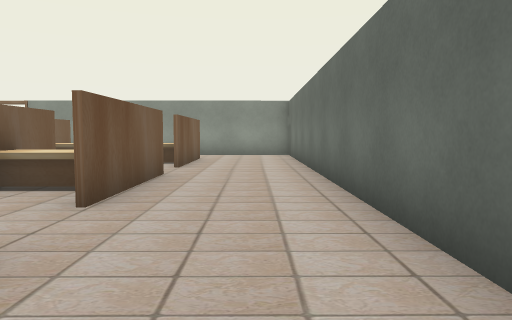
view 1 (above)

24 first-person views from a walk through a Unity game level. The camera is 1.5 m above the floor, tilts 4° down and sees 70° across. Doors are open. The floor is counted in squares, 2 m on a side. Each view is taken from the middle of a square. On the plan, view 1 faces up. The plan holds only what a view shows up to about 11 squares ahead; the rest is blank. The place goes on beyond the plan. The player character is not drawn. Some animated figures are not drawn. Some surface patterns are stand-ins.

view 2
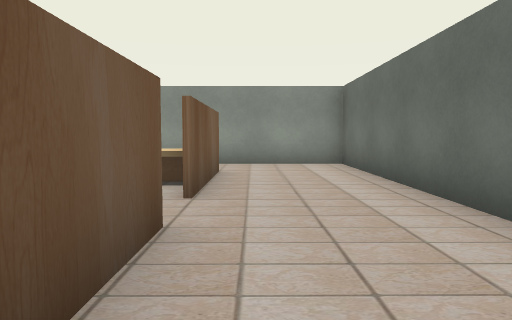

view 3
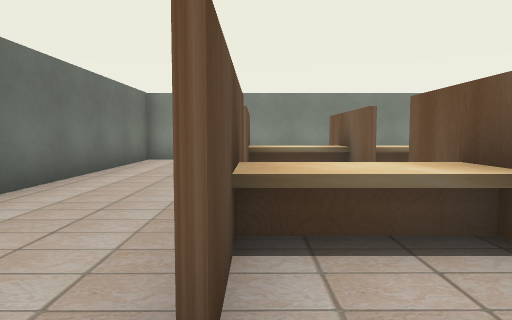

view 4
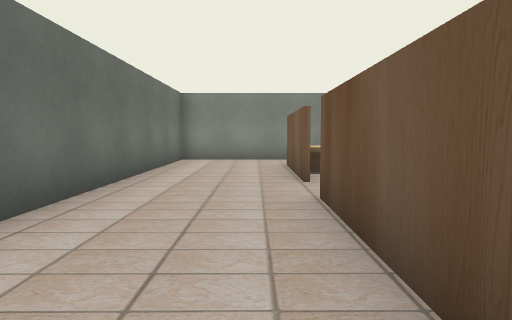

view 5
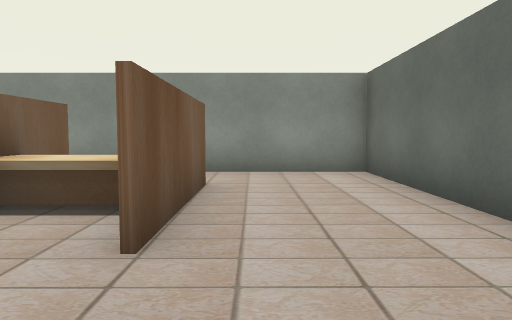

view 6
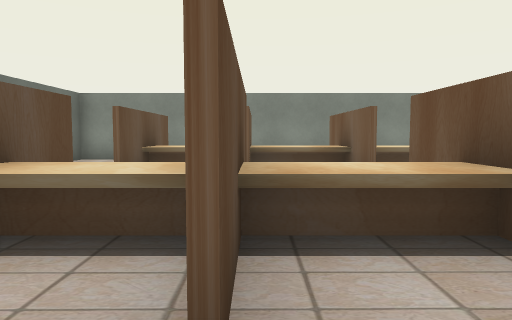

view 7
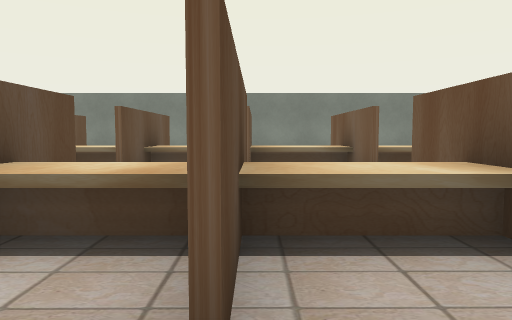

view 8
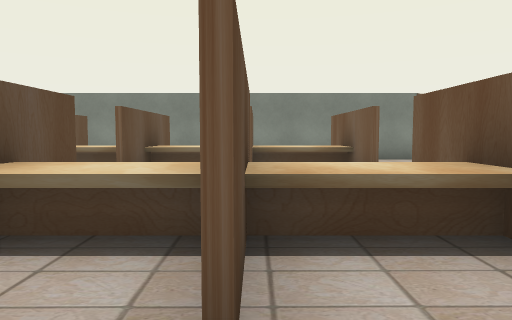

view 9
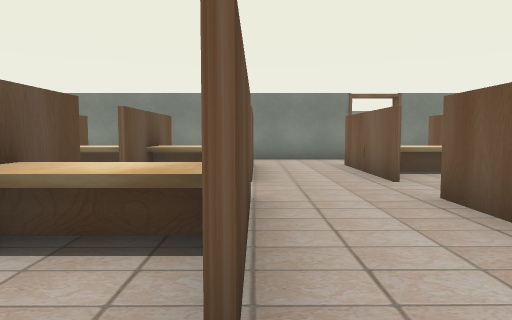

view 10
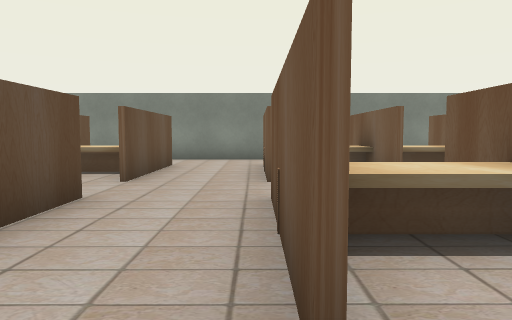

view 11
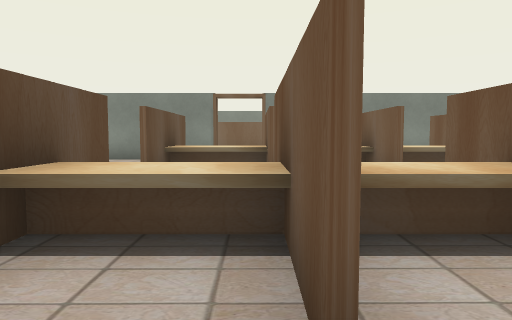

view 12
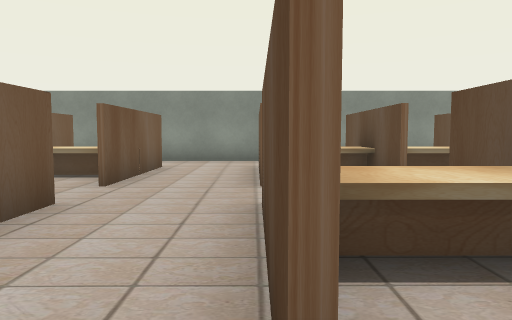

view 13
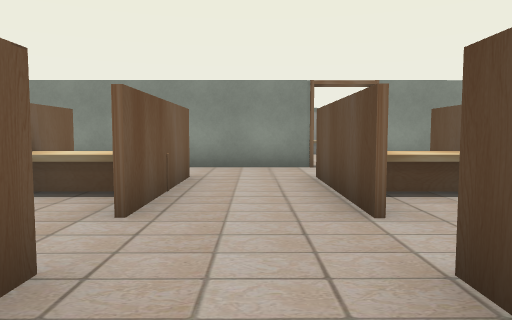

view 14
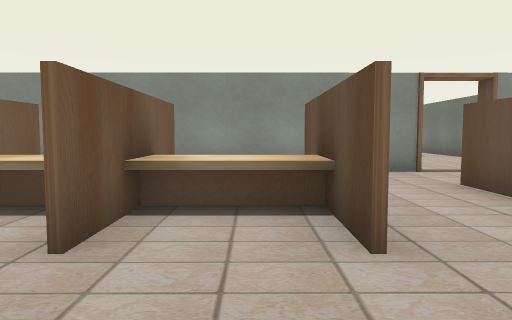

view 15
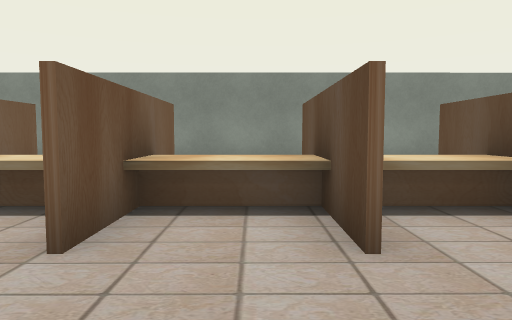

view 16
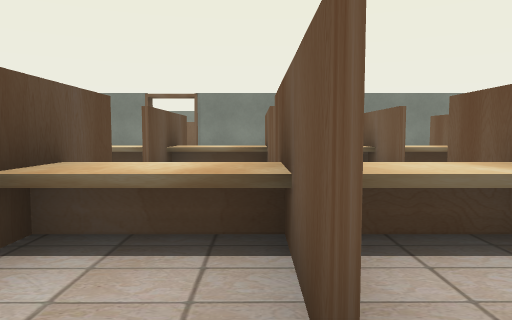

view 17
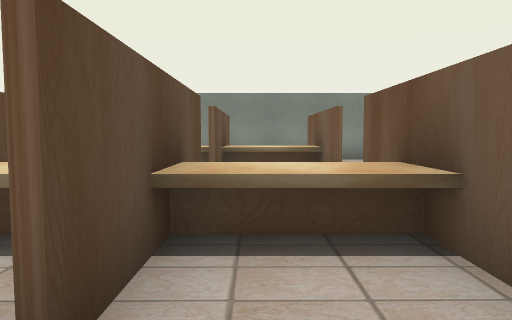

view 18
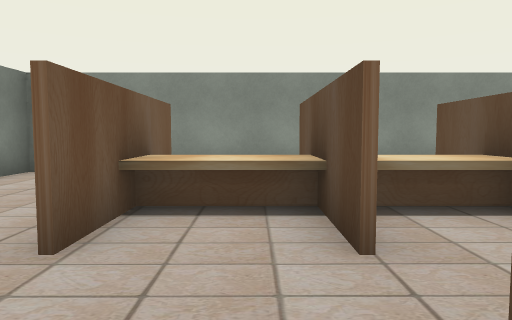

view 19
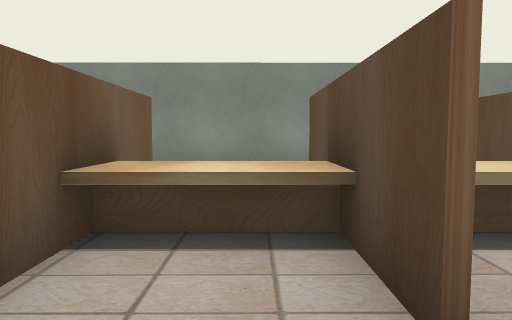

view 20
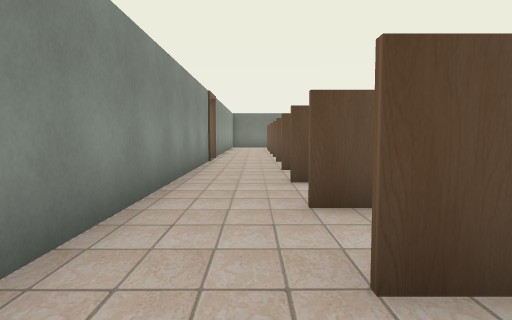

view 21
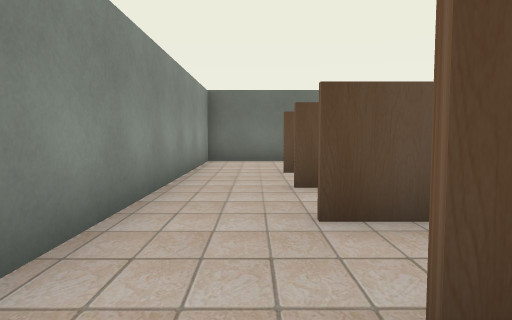

view 22
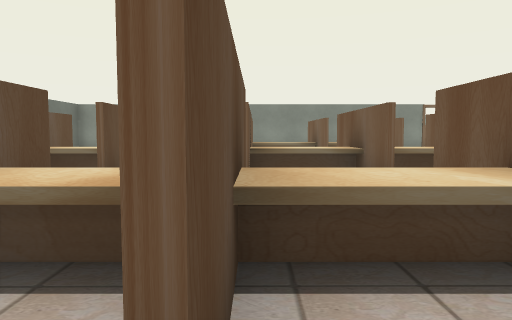

view 23
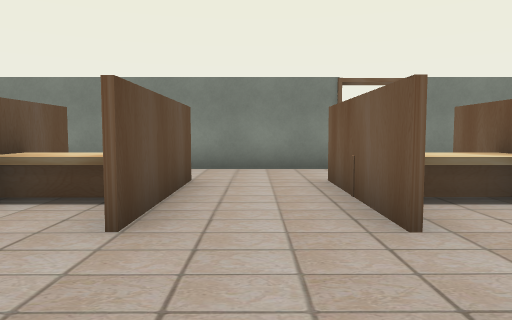

view 24
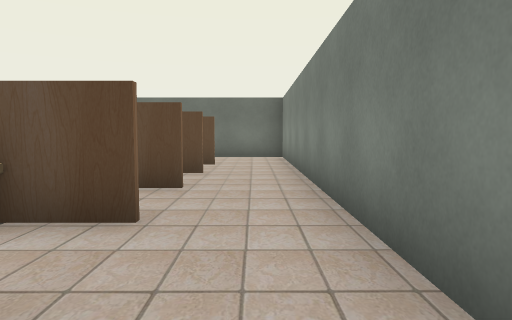

### Floor plan
Key: @ floor where view 1 was taken; # wall or solid block; . floor; D open door; ^ raised ledge.
Columns run from 24 left of view 1 to 2 right of it. Each row starts with its distance up from view 1.
 14    ############D###########
 13 #.   ..........D..........#
 12  .  ......................#
 11  .. #.#.#.#.#.#.#.#.#.#...#
 10   ..#^^^^^^^#.#^^^^^^^#...#
  9    .#.#.#.#.#.#.#.#.#.#...#
  8    .............. . ......#
  7     ......................#
  6     #.#.#.#.#.#.#.#.#.#...#
  5     #^^^^^^^#.#^^^^^^^#...#
  4     # # # #.#.#.# # #.#...#
  3            .....      ....#
  2     # # # #.#.#.# # # #...#
  1     #^^^^^^^#.#^^^^^^^#...#
  0     # # # #.#.#.#.#.#.#.@.#
 -1             ..............#
 -2             ..............#
 -3   ########DD###############

Where each view was taken, in squares from view 1:
view 1: 0 up, 0 right, facing up
view 2: 4 up, 1 left, facing up
view 3: 8 up, 2 left, facing down
view 4: 8 up, 1 left, facing down
view 5: 6 up, 1 left, facing up
view 6: 8 up, 4 left, facing down
view 7: 8 up, 6 left, facing down
view 8: 8 up, 8 left, facing down
view 9: 8 up, 10 left, facing down
view 10: 8 up, 12 left, facing down
view 11: 8 up, 14 left, facing down
view 12: 3 up, 10 left, facing up
view 13: 5 up, 11 left, facing up
view 14: 6 up, 13 left, facing up
view 15: 6 up, 15 left, facing up
view 16: 8 up, 16 left, facing down
view 17: 8 up, 19 left, facing down
view 18: 6 up, 19 left, facing up
view 19: 7 up, 19 left, facing up
view 20: 12 up, 20 left, facing right
view 21: 12 up, 9 left, facing right
view 22: 12 up, 6 left, facing down
view 23: 5 up, 11 left, facing down
view 24: 2 down, 11 left, facing right
